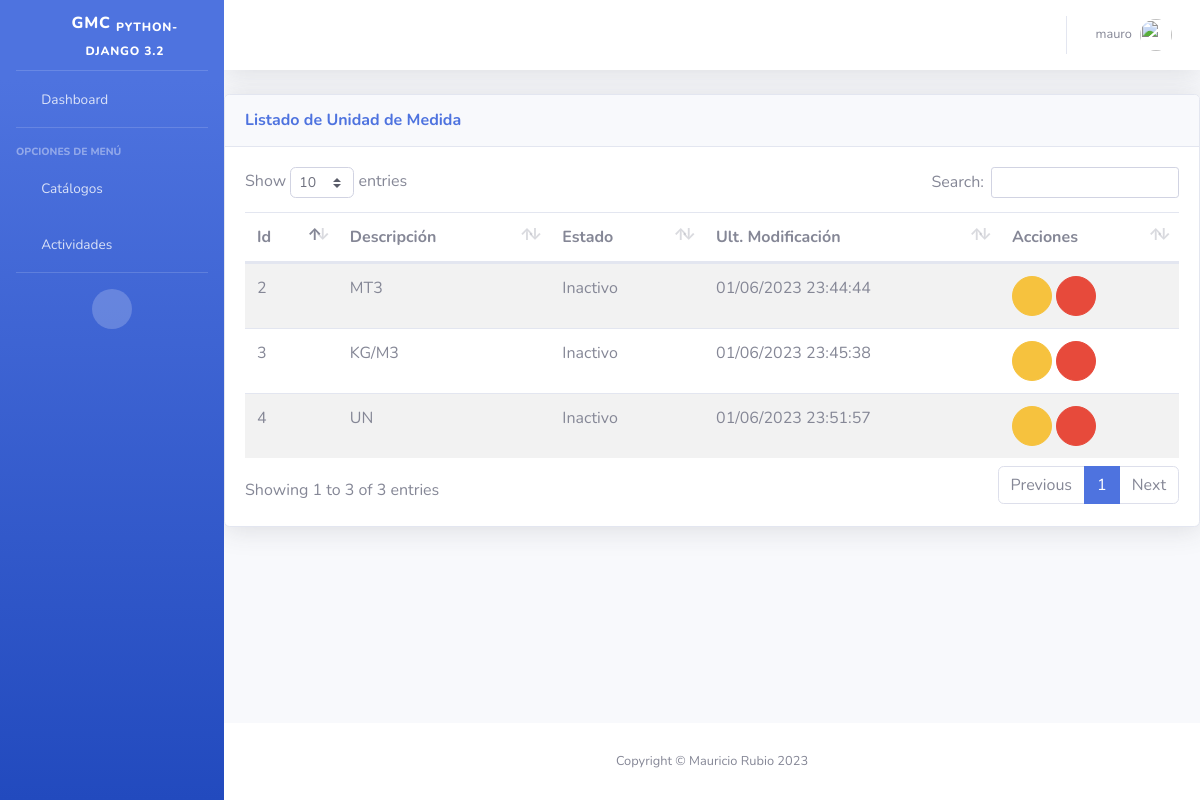
/inv/um/ (signed in), run on an earlier commit of the app's database.
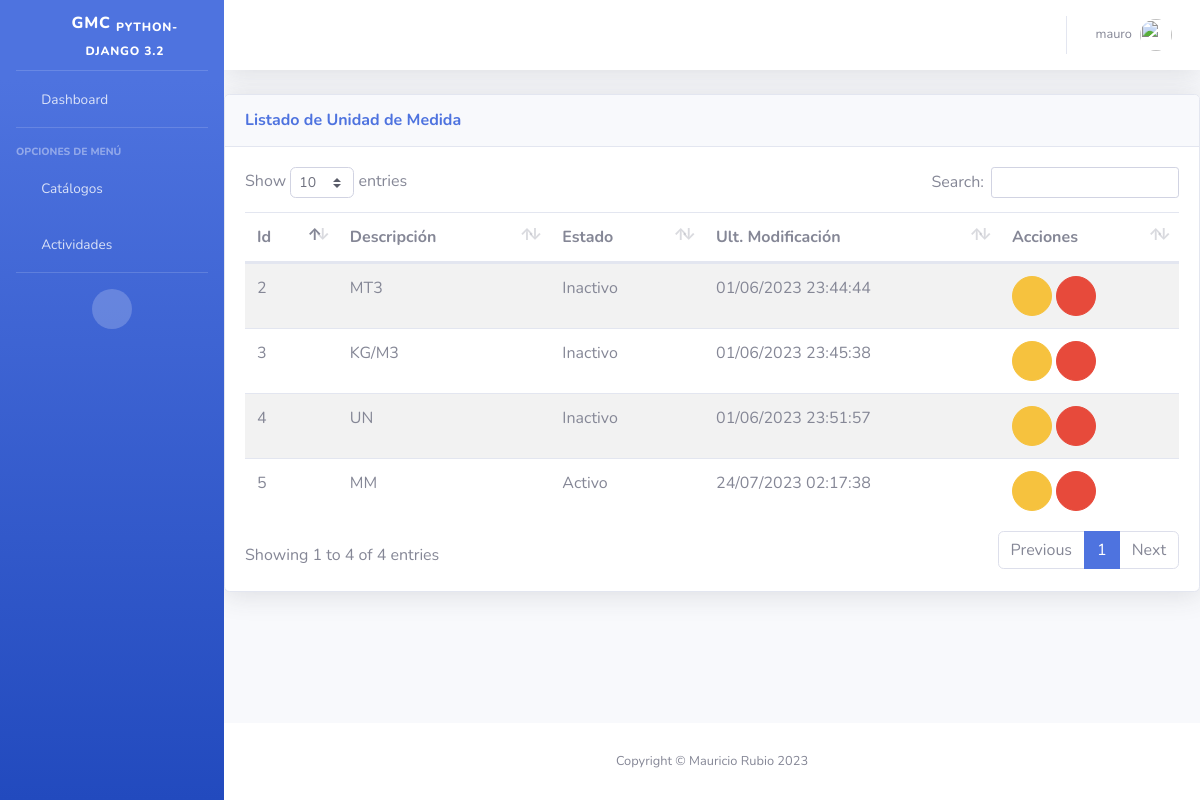
And on a later commit of the database.
### inv/models.py (models this page shows, shortened)
class UnidadMedida(ClaseModelo):
    descripcion = models.CharField(
        max_length=100,
        help_text='Descripción de la Unidad Medida',
        unique=True
    )
    class Meta:
        verbose_name_plural = "Unidades de Medida"

### inv/views.py (the view)
# urls.py: path('um/',UMView.as_view(), name="um_list"),
class UMView(SinPrivilegios, generic.ListView):
    model = UnidadMedida
    template_name = "inv/um_list.html"
    context_object_name = "obj"
    permission_required="inv.view_unidadmedida"

### inv/templates/inv/um_list.html (shortened to what this page needs)
{% extends 'base/base.html' %}
{% block page_content %}
<div class="card shadow mb-4">
  <div class="card-header py-3 d-flex flex-row align-items-center justify-content-between">
    <h6 class="m-0 font-weight-bold text-primary">Listado de Unidad de Medida</h6>
    <div class="dropdown no-arrow">
      <a class="dropdown-toggle" href="#" role="button" id="dropdownMenuLink" data-toggle="dropdown" aria-haspopup="true" aria-expanded="false">
        <i class="fas fa-ellipsis-v fa-sm fa-fw text-gray-400"></i>
      </a>
    </div>
  </div>
  <div class="card-body">
    <table class="table table-striped table-hover">
      <thead>
        <th>Id</th>
        <th>Descripción</th>
        <th>Estado</th>
        <th>Ult. Modificación</th>
        <th class="all">Acciones</th>
      </thead>
      <tbody>
        {% for item in obj%}
        <tr>
          <td>{{ item.id }}</td>
          <td>{{ item.descripcion }}</td>
          <td>{{item.estado|yesno:"Activo,Inactivo"}}</td>
          <td>{{ item.fm|date:"d/m/Y H:i:s"}}</td>
          <td>
            <a href="{% url 'inv:um_edit' item.id %}" class="btn btn-warning btn-circle" role="button"><i class="far fa-edit"></i></a>
            <a href="{% url 'inv:um_inactivar' item.id %}" class="btn btn-danger btn-circle" role="button"><i class="far fa-thumbs-down"></i></a>
          </td>
        </tr>
        {% endfor %}
      </tbody>
    </table>
  </div>
</div>
{% endblock %}

What changed in the data, as far as the page shows it:
added UnidadMedida: id "5", descripcion "MM", estado "Activo", fm "24/07/2023 02:17:38"
Also different on the page:
text written by a page script: "Show entries Search: Showing 1 to 3 of 3 entries Previous 1 Next" → "Show entries Search: Showing 1 to 4 of 4 entries Previous 1 Next"
